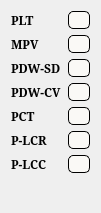
  <widget class="QWidget" name="formLayoutWidget_4">
   <property name="geometry">
    <rect>
     <x>530</x>
     <y>160</y>
     <width>101</width>
     <height>213</height>
    </rect>
   </property>
   <layout class="QFormLayout" name="Platelet_layout">
    <item row="0" column="0">
     <widget class="QLabel" name="pLTLabel">
      <property name="font">
       <font>
        <family>Constantia</family>
        <pointsize>9</pointsize>
        <weight>75</weight>
        <bold>true</bold>
       </font>
      </property>
      <property name="text">
       <string>PLT</string>
      </property>
     </widget>
    </item>
    <item row="0" column="1">
     <widget class="QLineEdit" name="PLT_val">
      <property name="maximumSize">
       <size>
        <width>43</width>
        <height>16777215</height>
       </size>
      </property>
      <property name="styleSheet">
       <string notr="true">background-color: #FAF9F6;
border: 1px solid black;
height: 1.6em;
border-radius: 5px;</string>
      </property>
     </widget>
    </item>
    <item row="1" column="0">
     <widget class="QLabel" name="mPVLabel">
      <property name="font">
       <font>
        <family>Constantia</family>
        <pointsize>9</pointsize>
        <weight>75</weight>
        <bold>true</bold>
       </font>
      </property>
      <property name="text">
       <string>MPV</string>
      </property>
     </widget>
    </item>
    <item row="1" column="1">
     <widget class="QLineEdit" name="MPV_val">
      <property name="maximumSize">
       <size>
        <width>43</width>
        <height>16777215</height>
       </size>
      </property>
      <property name="styleSheet">
       <string notr="true">background-color: #FAF9F6;
border: 1px solid black;
height: 1.6em;
border-radius: 5px;</string>
      </property>
     </widget>
    </item>
    <item row="2" column="0">
     <widget class="QLabel" name="pDWSDLabel">
      <property name="font">
       <font>
        <family>Constantia</family>
        <pointsize>9</pointsize>
        <weight>75</weight>
        <bold>true</bold>
       </font>
      </property>
      <property name="text">
       <string>PDW-SD</string>
      </property>
     </widget>
    </item>
    <item row="2" column="1">
     <widget class="QLineEdit" name="PDW_SD_val">
      <property name="maximumSize">
       <size>
        <width>43</width>
        <height>16777215</height>
       </size>
      </property>
      <property name="styleSheet">
       <string notr="true">background-color: #FAF9F6;
border: 1px solid black;
height: 1.6em;
border-radius: 5px;</string>
      </property>
     </widget>
    </item>
    <item row="3" column="0">
     <widget class="QLabel" name="pDWCVLabel">
      <property name="font">
       <font>
        <family>Constantia</family>
        <pointsize>9</pointsize>
        <weight>75</weight>
        <bold>true</bold>
       </font>
      </property>
      <property name="text">
       <string>PDW-CV</string>
      </property>
     </widget>
    </item>
    <item row="3" column="1">
     <widget class="QLineEdit" name="PDW_CV_val">
      <property name="maximumSize">
       <size>
        <width>43</width>
        <height>16777215</height>
       </size>
      </property>
      <property name="styleSheet">
       <string notr="true">background-color: #FAF9F6;
border: 1px solid black;
height: 1.6em;
border-radius: 5px;</string>
      </property>
     </widget>
    </item>
    <item row="4" column="0">
     <widget class="QLabel" name="pCTLabel">
      <property name="font">
       <font>
        <family>Constantia</family>
        <pointsize>9</pointsize>
        <weight>75</weight>
        <bold>true</bold>
       </font>
      </property>
      <property name="text">
       <string>PCT</string>
      </property>
     </widget>
    </item>
    <item row="4" column="1">
     <widget class="QLineEdit" name="PCT_val">
      <property name="maximumSize">
       <size>
        <width>43</width>
        <height>16777215</height>
       </size>
      </property>
      <property name="styleSheet">
       <string notr="true">background-color: #FAF9F6;
border: 1px solid black;
height: 1.6em;
border-radius: 5px;</string>
      </property>
     </widget>
    </item>
    <item row="5" column="0">
     <widget class="QLabel" name="pLCRLabel">
      <property name="font">
       <font>
        <family>Constantia</family>
        <pointsize>9</pointsize>
        <weight>75</weight>
        <bold>true</bold>
       </font>
      </property>
      <property name="text">
       <string>P-LCR</string>
      </property>
     </widget>
    </item>
    <item row="5" column="1">
     <widget class="QLineEdit" name="P_LCR_val">
      <property name="maximumSize">
       <size>
        <width>43</width>
        <height>16777215</height>
       </size>
      </property>
      <property name="styleSheet">
       <string notr="true">background-color: #FAF9F6;
border: 1px solid black;
height: 1.6em;
border-radius: 5px;</string>
      </property>
     </widget>
    </item>
    <item row="6" column="0">
     <widget class="QLabel" name="pLCCLabel">
      <property name="font">
       <font>
        <family>Constantia</family>
        <pointsize>9</pointsize>
        <weight>75</weight>
        <bold>true</bold>
       </font>
      </property>
      <property name="text">
       <string>P-LCC</string>
      </property>
     </widget>
    </item>
    <item row="6" column="1">
     <widget class="QLineEdit" name="P_LCC_val">
      <property name="maximumSize">
       <size>
        <width>43</width>
        <height>16777215</height>
       </size>
      </property>
      <property name="styleSheet">
       <string notr="true">background-color: #FAF9F6;
border: 1px solid black;
height: 1.6em;
border-radius: 5px;</string>
      </property>
     </widget>
    </item>
   </layout>
  </widget>
